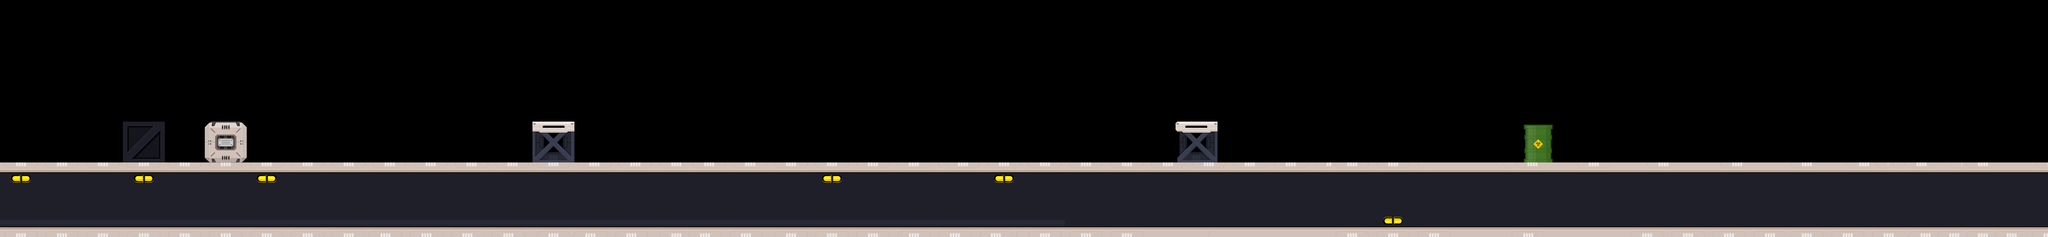

This game map was drawn from its Tiled (.tmx) file and the tilesets committed beside it. A one-line description and the trimmed map source follow:
An orthogonal 500x58 tile map with 25x25 px tiles, 1 tile layer (Tile Layer 1), 37 tilesets and 17 objects.

<map version="1.2" tiledversion="1.2.4" orientation="orthogonal" renderorder="right-down" width="500" height="58" tilewidth="25" tileheight="25" infinite="0" nextlayerid="20" nextobjectid="61">
 <tileset firstgid="1" name="Switch (2)" tilewidth="72" tileheight="257" tilecount="1" columns="0">
  <grid orientation="orthogonal" width="1" height="1" />
  <tile id="0">
   <image width="72" height="257" source="../Gaming asstets/Robot game tileset/png/Objects/Switch (2).png" />
  </tile>
 </tileset>
 <tileset firstgid="2" name="Barrel (1)" tilewidth="177" tileheight="238" tilecount="1" columns="0">
  <grid orientation="orthogonal" width="1" height="1" />
  <tile id="0">
   <image width="177" height="238" source="../Gaming asstets/Robot game tileset/png/Objects/Barrel (1).png" />
  </tile>
 </tileset>
 <tileset firstgid="3" name="Barrel (2)" tilewidth="177" tileheight="238" tilecount="1" columns="0">
  <grid orientation="orthogonal" width="1" height="1" />
  <tile id="0">
   <image width="177" height="238" source="../Gaming asstets/Robot game tileset/png/Objects/Barrel (2).png" />
  </tile>
 </tileset>
 <tileset firstgid="4" name="Box" tilewidth="256" tileheight="256" tilecount="1" columns="0">
  <grid orientation="orthogonal" width="1" height="1" />
  <tile id="0">
   <image width="256" height="256" source="../Gaming asstets/Robot game tileset/png/Objects/Box.png" />
  </tile>
 </tileset>
 <tileset firstgid="5" name="DoorLocked" tilewidth="280" tileheight="464" tilecount="1" columns="0">
  <grid orientation="orthogonal" width="1" height="1" />
  <tile id="0">
   <image width="280" height="464" source="../Gaming asstets/Robot game tileset/png/Objects/DoorLocked.png" />
  </tile>
 </tileset>
 <tileset firstgid="6" name="DoorOpen" tilewidth="280" tileheight="464" tilecount="1" columns="0">
  <grid orientation="orthogonal" width="1" height="1" />
  <tile id="0">
   <image width="280" height="464" source="../Gaming asstets/Robot game tileset/png/Objects/DoorOpen.png" />
  </tile>
 </tileset>
 <tileset firstgid="7" name="DoorUnlocked" tilewidth="281" tileheight="464" tilecount="1" columns="0">
  <grid orientation="orthogonal" width="1" height="1" />
  <tile id="0">
   <image width="281" height="464" source="../Gaming asstets/Robot game tileset/png/Objects/DoorUnlocked.png" />
  </tile>
 </tileset>
 <tileset firstgid="8" name="Saw" tilewidth="357" tileheight="361" tilecount="1" columns="0">
  <grid orientation="orthogonal" width="1" height="1" />
  <tile id="0">
   <image width="357" height="361" source="../Gaming asstets/Robot game tileset/png/Objects/Saw.png" />
  </tile>
 </tileset>
 <tileset firstgid="9" name="Switch (1)" tilewidth="72" tileheight="257" tilecount="1" columns="0">
  <grid orientation="orthogonal" width="1" height="1" />
  <tile id="0">
   <image width="72" height="257" source="../Gaming asstets/Robot game tileset/png/Objects/Switch (1).png" />
  </tile>
 </tileset>
 <tileset firstgid="10" name="Fence (3)" tilewidth="256" tileheight="256" tilecount="1" columns="0">
  <grid orientation="orthogonal" width="1" height="1" />
  <tile id="0">
   <image width="256" height="256" source="../Gaming asstets/Robot game tileset/png/Tiles/Fence (3).png" />
  </tile>
 </tileset>
 <tileset firstgid="11" name="Spike" tilewidth="256" tileheight="256" tilecount="1" columns="0">
  <grid orientation="orthogonal" width="1" height="1" />
  <tile id="0">
   <image width="256" height="256" source="../Gaming asstets/Robot game tileset/png/Tiles/Spike.png" />
  </tile>
 </tileset>
 <tileset firstgid="12" name="Tile (1)" tilewidth="256" tileheight="256" tilecount="1" columns="0">
  <grid orientation="orthogonal" width="1" height="1" />
  <tile id="0">
   <image width="256" height="256" source="../Gaming asstets/Robot game tileset/png/Tiles/Tile (1).png" />
  </tile>
 </tileset>
 <tileset firstgid="13" name="Tile (2)" tilewidth="256" tileheight="256" tilecount="1" columns="0">
  <grid orientation="orthogonal" width="1" height="1" />
  <tile id="0">
   <image width="256" height="256" source="../Gaming asstets/Robot game tileset/png/Tiles/Tile (2).png" />
  </tile>
 </tileset>
 <tileset firstgid="14" name="Tile (3)" tilewidth="256" tileheight="256" tilecount="1" columns="0">
  <grid orientation="orthogonal" width="1" height="1" />
  <tile id="0">
   <image width="256" height="256" source="../Gaming asstets/Robot game tileset/png/Tiles/Tile (3).png" />
  </tile>
 </tileset>
 <tileset firstgid="15" name="Tile (4)" tilewidth="256" tileheight="256" tilecount="1" columns="0">
  <grid orientation="orthogonal" width="1" height="1" />
  <tile id="0">
   <image width="256" height="256" source="../Gaming asstets/Robot game tileset/png/Tiles/Tile (4).png" />
  </tile>
 </tileset>
 <tileset firstgid="16" name="Tile (5)" tilewidth="256" tileheight="256" tilecount="1" columns="0">
  <grid orientation="orthogonal" width="1" height="1" />
  <tile id="0">
   <image width="256" height="256" source="../Gaming asstets/Robot game tileset/png/Tiles/Tile (5).png" />
  </tile>
 </tileset>
 <tileset firstgid="17" name="Tile (6)" tilewidth="256" tileheight="256" tilecount="1" columns="0">
  <grid orientation="orthogonal" width="1" height="1" />
  <tile id="0">
   <image width="256" height="256" source="../Gaming asstets/Robot game tileset/png/Tiles/Tile (6).png" />
  </tile>
 </tileset>
 <tileset firstgid="18" name="Tile (7)" tilewidth="256" tileheight="256" tilecount="1" columns="0">
  <grid orientation="orthogonal" width="1" height="1" />
  <tile id="0">
   <image width="256" height="256" source="../Gaming asstets/Robot game tileset/png/Tiles/Tile (7).png" />
  </tile>
 </tileset>
 <tileset firstgid="19" name="Tile (8)" tilewidth="256" tileheight="256" tilecount="1" columns="0">
  <grid orientation="orthogonal" width="1" height="1" />
  <tile id="0">
   <image width="256" height="256" source="../Gaming asstets/Robot game tileset/png/Tiles/Tile (8).png" />
  </tile>
 </tileset>
 <tileset firstgid="20" name="Tile (9)" tilewidth="256" tileheight="256" tilecount="1" columns="0">
  <grid orientation="orthogonal" width="1" height="1" />
  <tile id="0">
   <image width="256" height="256" source="../Gaming asstets/Robot game tileset/png/Tiles/Tile (9).png" />
  </tile>
 </tileset>
 <tileset firstgid="21" name="Tile (10)" tilewidth="256" tileheight="256" tilecount="1" columns="0">
  <grid orientation="orthogonal" width="1" height="1" />
  <tile id="0">
   <image width="256" height="256" source="../Gaming asstets/Robot game tileset/png/Tiles/Tile (10).png" />
  </tile>
 </tileset>
 <tileset firstgid="22" name="Tile (11)" tilewidth="256" tileheight="256" tilecount="1" columns="0">
  <grid orientation="orthogonal" width="1" height="1" />
  <tile id="0">
   <image width="256" height="256" source="../Gaming asstets/Robot game tileset/png/Tiles/Tile (11).png" />
  </tile>
 </tileset>
 <tileset firstgid="23" name="Tile (12)" tilewidth="256" tileheight="256" tilecount="1" columns="0">
  <grid orientation="orthogonal" width="1" height="1" />
  <tile id="0">
   <image width="256" height="256" source="../Gaming asstets/Robot game tileset/png/Tiles/Tile (12).png" />
  </tile>
 </tileset>
 <tileset firstgid="24" name="Tile (13)" tilewidth="256" tileheight="256" tilecount="1" columns="0">
  <grid orientation="orthogonal" width="1" height="1" />
  <tile id="0">
   <image width="256" height="256" source="../Gaming asstets/Robot game tileset/png/Tiles/Tile (13).png" />
  </tile>
 </tileset>
 <tileset firstgid="25" name="Tile (14)" tilewidth="256" tileheight="256" tilecount="1" columns="0">
  <grid orientation="orthogonal" width="1" height="1" />
  <tile id="0">
   <image width="256" height="256" source="../Gaming asstets/Robot game tileset/png/Tiles/Tile (14).png" />
  </tile>
 </tileset>
 <tileset firstgid="26" name="Tile (15)" tilewidth="256" tileheight="256" tilecount="1" columns="0">
  <grid orientation="orthogonal" width="1" height="1" />
  <tile id="0">
   <image width="256" height="256" source="../Gaming asstets/Robot game tileset/png/Tiles/Tile (15).png" />
  </tile>
 </tileset>
 <tileset firstgid="27" name="Acid (1)" tilewidth="256" tileheight="256" tilecount="1" columns="0">
  <grid orientation="orthogonal" width="1" height="1" />
  <tile id="0">
   <image width="256" height="256" source="../Gaming asstets/Robot game tileset/png/Tiles/Acid (1).png" />
  </tile>
 </tileset>
 <tileset firstgid="28" name="Acid (2)" tilewidth="256" tileheight="256" tilecount="1" columns="0">
  <grid orientation="orthogonal" width="1" height="1" />
  <tile id="0">
   <image width="256" height="256" source="../Gaming asstets/Robot game tileset/png/Tiles/Acid (2).png" />
  </tile>
 </tileset>
 <tileset firstgid="29" name="BGTile (1)" tilewidth="256" tileheight="256" tilecount="1" columns="0">
  <grid orientation="orthogonal" width="1" height="1" />
  <tile id="0">
   <image width="256" height="256" source="../Gaming asstets/Robot game tileset/png/Tiles/BGTile (1).png" />
  </tile>
 </tileset>
 <tileset firstgid="30" name="BGTile (2)" tilewidth="256" tileheight="256" tilecount="1" columns="0">
  <grid orientation="orthogonal" width="1" height="1" />
  <tile id="0">
   <image width="256" height="256" source="../Gaming asstets/Robot game tileset/png/Tiles/BGTile (2).png" />
  </tile>
 </tileset>
 <tileset firstgid="31" name="BGTile (3)" tilewidth="256" tileheight="256" tilecount="1" columns="0">
  <grid orientation="orthogonal" width="1" height="1" />
  <tile id="0">
   <image width="256" height="256" source="../Gaming asstets/Robot game tileset/png/Tiles/BGTile (3).png" />
  </tile>
 </tileset>
 <tileset firstgid="32" name="BGTile (4)" tilewidth="256" tileheight="256" tilecount="1" columns="0">
  <grid orientation="orthogonal" width="1" height="1" />
  <tile id="0">
   <image width="256" height="256" source="../Gaming asstets/Robot game tileset/png/Tiles/BGTile (4).png" />
  </tile>
 </tileset>
 <tileset firstgid="33" name="BGTile (5)" tilewidth="256" tileheight="256" tilecount="1" columns="0">
  <grid orientation="orthogonal" width="1" height="1" />
  <tile id="0">
   <image width="256" height="256" source="../Gaming asstets/Robot game tileset/png/Tiles/BGTile (5).png" />
  </tile>
 </tileset>
 <tileset firstgid="34" name="BGTile (6)" tilewidth="256" tileheight="256" tilecount="1" columns="0">
  <grid orientation="orthogonal" width="1" height="1" />
  <tile id="0">
   <image width="256" height="256" source="../Gaming asstets/Robot game tileset/png/Tiles/BGTile (6).png" />
  </tile>
 </tileset>
 <tileset firstgid="35" name="BGTile (7)" tilewidth="256" tileheight="256" tilecount="1" columns="0">
  <grid orientation="orthogonal" width="1" height="1" />
  <tile id="0">
   <image width="256" height="256" source="../Gaming asstets/Robot game tileset/png/Tiles/BGTile (7).png" />
  </tile>
 </tileset>
 <tileset firstgid="36" name="Fence (1)" tilewidth="256" tileheight="256" tilecount="1" columns="0">
  <grid orientation="orthogonal" width="1" height="1" />
  <tile id="0">
   <image width="256" height="256" source="../Gaming asstets/Robot game tileset/png/Tiles/Fence (1).png" />
  </tile>
 </tileset>
 <tileset firstgid="37" name="Fence (2)" tilewidth="256" tileheight="256" tilecount="1" columns="0">
  <grid orientation="orthogonal" width="1" height="1" />
  <tile id="0">
   <image width="256" height="256" source="../Gaming asstets/Robot game tileset/png/Tiles/Fence (2).png" />
  </tile>
 </tileset>
 <layer id="16" name="Tile Layer 1" width="500" height="58">
  <data>[29000 cells, 266 non-empty, 8 distinct tile ids]</data>
 </layer>
 <objectgroup id="6" name="Ground" offsetx="0" offsety="3.0303">
  <object id="6" x="1.33333" y="986.636" width="5003" height="51.3333" />
  <object id="13" x="4968" y="987.97" width="7535" height="53" />
  <object id="27" x="3250" y="739.97" width="252" height="247" />
  <object id="30" x="751" y="741.97" width="254" height="247" />
  <object id="41" x="1249.33" y="740.97" width="256" height="244" />
  <object id="52" x="12434" y="-3.0303" width="212" height="1042" />
  <object id="53" x="12846" y="698.97" width="2" />
  <object id="54" x="-64" y="-11.0303" width="144" height="1002" />
  <object id="55" x="7177" y="738.97" width="259" height="248" />
  <object id="56" x="9299" y="760.97" width="178" height="224" />
 </objectgroup>
 <objectgroup id="11" name="Door" />
 <objectgroup id="15" name="Death">
  <object id="40" x="3500" y="1375" width="1449.33" height="71.6667" />
 </objectgroup>
 <objectgroup id="17" name="RoboGirl">
  <object id="51" x="8541.33" y="808" width="41.3333" height="30.6667" />
  <object id="60" x="2775" y="825" width="25" height="25" />
 </objectgroup>
 <objectgroup id="18" name="Dog">
  <object id="47" x="6898" y="794" width="26.6667" height="29.3333" />
  <object id="48" x="6127" y="773.333" width="45.3333" height="56" />
  <object id="49" x="5336" y="966" />
 </objectgroup>
 <objectgroup id="19" name="MIddleEnemy">
  <object id="50" x="11318" y="674" width="41.3333" height="38.6667" />
 </objectgroup>
</map>
